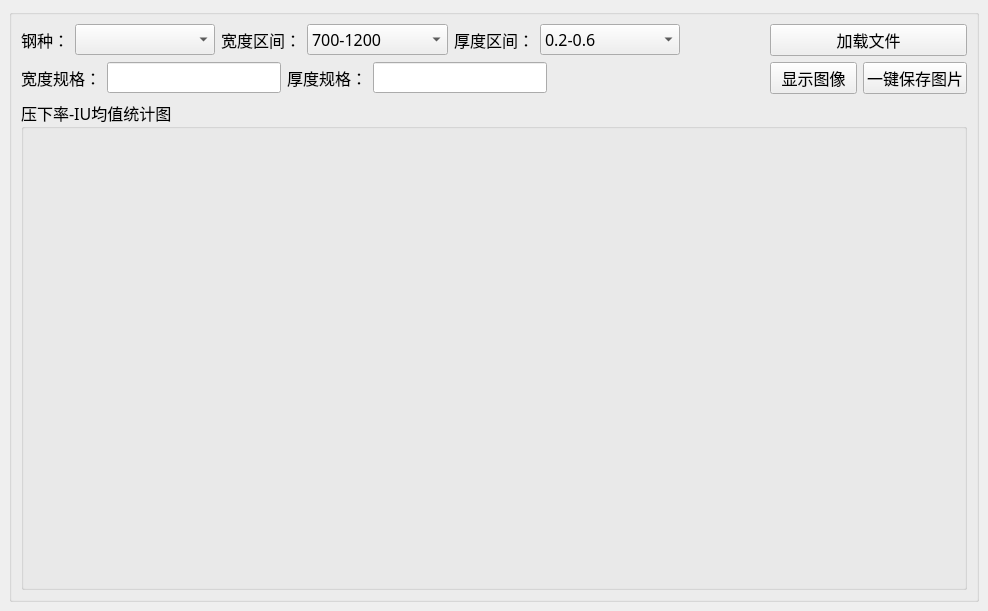
<?xml version="1.0" encoding="UTF-8"?>
<ui version="4.0">
 <class>MainWindow</class>
 <widget class="QMainWindow" name="MainWindow">
  <property name="geometry">
   <rect>
    <x>0</x>
    <y>0</y>
    <width>988</width>
    <height>611</height>
   </rect>
  </property>
  <property name="windowTitle">
   <string>MainWindow</string>
  </property>
  <widget class="QWidget" name="centralWidget">
   <layout class="QGridLayout" name="gridLayout">
    <item row="0" column="1">
     <widget class="QGroupBox" name="groupBox">
      <property name="title">
       <string/>
      </property>
      <layout class="QVBoxLayout" name="verticalLayout" stretch="1,1,15">
       <item>
        <layout class="QHBoxLayout" name="horizontalLayout" stretch="1,5,2,5,2,5,3,7">
         <item>
          <widget class="QLabel" name="label">
           <property name="font">
            <font>
             <family>3ds</family>
             <pointsize>12</pointsize>
            </font>
           </property>
           <property name="text">
            <string>钢种：</string>
           </property>
          </widget>
         </item>
         <item>
          <widget class="QComboBox" name="comboBox">
           <property name="font">
            <font>
             <family>3ds</family>
             <pointsize>12</pointsize>
            </font>
           </property>
          </widget>
         </item>
         <item>
          <widget class="QLabel" name="label_2">
           <property name="font">
            <font>
             <family>3ds</family>
             <pointsize>12</pointsize>
            </font>
           </property>
           <property name="text">
            <string>宽度区间：</string>
           </property>
          </widget>
         </item>
         <item>
          <widget class="QComboBox" name="comboBox_2">
           <property name="font">
            <font>
             <family>3ds</family>
             <pointsize>12</pointsize>
            </font>
           </property>
           <item>
            <property name="text">
             <string>700-1200</string>
            </property>
           </item>
           <item>
            <property name="text">
             <string>1200-1500</string>
            </property>
           </item>
           <item>
            <property name="text">
             <string>1500-2000</string>
            </property>
           </item>
          </widget>
         </item>
         <item>
          <widget class="QLabel" name="label_3">
           <property name="font">
            <font>
             <family>3ds</family>
             <pointsize>12</pointsize>
            </font>
           </property>
           <property name="text">
            <string>厚度区间：</string>
           </property>
          </widget>
         </item>
         <item>
          <widget class="QComboBox" name="comboBox_3">
           <property name="font">
            <font>
             <family>3ds</family>
             <pointsize>12</pointsize>
            </font>
           </property>
           <item>
            <property name="text">
             <string>0.2-0.6</string>
            </property>
           </item>
           <item>
            <property name="text">
             <string>0.6-1.2</string>
            </property>
           </item>
           <item>
            <property name="text">
             <string>1.2-5.0</string>
            </property>
           </item>
          </widget>
         </item>
         <item>
          <spacer name="horizontalSpacer">
           <property name="orientation">
            <enum>Qt::Horizontal</enum>
           </property>
           <property name="sizeHint" stdset="0">
            <size>
             <width>40</width>
             <height>20</height>
            </size>
           </property>
          </spacer>
         </item>
         <item>
          <widget class="QPushButton" name="pushButton">
           <property name="font">
            <font>
             <family>3ds</family>
             <pointsize>12</pointsize>
            </font>
           </property>
           <property name="text">
            <string>加载文件</string>
           </property>
          </widget>
         </item>
        </layout>
       </item>
       <item>
        <layout class="QHBoxLayout" name="horizontalLayout_2" stretch="1,8,1,8,10,4,4">
         <item>
          <widget class="QLabel" name="label_4">
           <property name="font">
            <font>
             <family>3ds</family>
             <pointsize>12</pointsize>
            </font>
           </property>
           <property name="text">
            <string>宽度规格：</string>
           </property>
          </widget>
         </item>
         <item>
          <widget class="QLineEdit" name="lineEdit">
           <property name="font">
            <font>
             <family>3ds</family>
             <pointsize>12</pointsize>
            </font>
           </property>
          </widget>
         </item>
         <item>
          <widget class="QLabel" name="label_5">
           <property name="font">
            <font>
             <family>3ds</family>
             <pointsize>12</pointsize>
            </font>
           </property>
           <property name="text">
            <string>厚度规格：</string>
           </property>
          </widget>
         </item>
         <item>
          <widget class="QLineEdit" name="lineEdit_2">
           <property name="font">
            <font>
             <family>3ds</family>
             <pointsize>12</pointsize>
            </font>
           </property>
          </widget>
         </item>
         <item>
          <spacer name="horizontalSpacer_2">
           <property name="orientation">
            <enum>Qt::Horizontal</enum>
           </property>
           <property name="sizeHint" stdset="0">
            <size>
             <width>40</width>
             <height>20</height>
            </size>
           </property>
          </spacer>
         </item>
         <item>
          <widget class="QPushButton" name="pushButton_2">
           <property name="font">
            <font>
             <family>3ds</family>
             <pointsize>12</pointsize>
            </font>
           </property>
           <property name="text">
            <string>显示图像</string>
           </property>
          </widget>
         </item>
         <item>
          <widget class="QPushButton" name="pushButton_3">
           <property name="font">
            <font>
             <family>3ds</family>
             <pointsize>12</pointsize>
            </font>
           </property>
           <property name="text">
            <string>一键保存图片</string>
           </property>
          </widget>
         </item>
        </layout>
       </item>
       <item>
        <widget class="QGroupBox" name="groupBox_2">
         <property name="font">
          <font>
           <family>3ds</family>
           <pointsize>12</pointsize>
          </font>
         </property>
         <property name="title">
          <string>压下率-IU均值统计图</string>
         </property>
         <layout class="QGridLayout" name="gridLayout_3">
          <item row="0" column="0">
           <layout class="QGridLayout" name="gridLayout_2"/>
          </item>
         </layout>
        </widget>
       </item>
      </layout>
     </widget>
    </item>
   </layout>
  </widget>
 </widget>
 <resources/>
 <connections/>
</ui>
